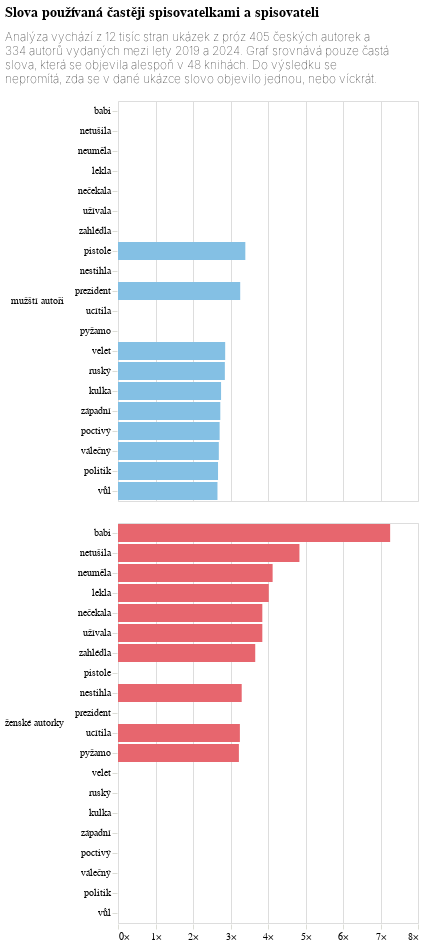

Source (notebook cell):
### Code cell
mz_graf = alt.Chart(do_grafu, title={'text': titulek, 'subtitle': podtitulek}, width=300).mark_bar().encode(
    alt.X("rozdíl:Q", title=None, axis=alt.Axis(labelExpr="datum.label + '×'", domainOpacity=0, tickColor='#DCDDD6')),
    alt.Y('slovo:N', sort='-x', title=None, axis=alt.Axis(tickColor='#DCDDD6', domainOpacity=0)),
    alt.Color("mz:N", legend=None, scale=alt.Scale(range=['#84c0e4','#E7666E'])),
    alt.Row('mz:N', title=None,
            header=alt.Header(labelAngle=0, labelAlign='left',
                              labelAnchor='middle', labelFont='Asap'))
)

mz_graf

### Figure 1 — Vega-Lite specification as saved in the notebook (floating-point values rounded to 4 significant figures)
{"config": {"title": {"font": "Noticia Text", "fontSize": 14, "anchor": "start", "fontWeight": "bolder", "subtitleFont": "Noticia Text", "subtitleFontSize": 12, "subtitleFontWeight": "lighter", "subtitlePadding": 12, "dy": -12}, "axis": {"labelFont": "Asap", "titleFont": "Asap", "fontWeight": "lighter", "titleFontWeight": "lighter", "labelFontSize": 10, "titleFontSize": 10, "labelPadding": 2, "titlePadding": 10}, "legend": {"labelFont": "Asap", "labelFontWeight": "normal", "titleFont": "Asap", "titleFontWeight": "normal", "labelFontSize": 10, "titleFontSize": 10}}, "data": {"name": "data-0481e9da5e48a1c5e5718fa4b91dcac3"}, "mark": {"type": "bar"}, "encoding": {"color": {"field": "mz", "legend": null, "scale": {"range": ["#84c0e4", "#E7666E"]}, "type": "nominal"}, "row": {"field": "mz", "header": {"labelAlign": "left", "labelAnchor": "middle", "labelAngle": 0, "labelFont": "Asap"}, "title": null, "type": "nominal"}, "x": {"axis": {"domainOpacity": 0, "labelExpr": "datum.label + '×'", "tickColor": "#DCDDD6"}, "field": "rozdíl", "title": null, "type": "quantitative"}, "y": {"axis": {"domainOpacity": 0, "tickColor": "#DCDDD6"}, "field": "slovo", "sort": "-x", "title": null, "type": "nominal"}}, "title": {"text": ["Slova používaná častěji spisovatelkami a spisovateli"], "subtitle": ["Analýza vychází z 12 tisíc stran ukázek z próz 405 českých autorek a", "334 autorů vydaných mezi lety 2019 a 2024. Graf srovnává pouze častá", "slova, která se objevila alespoň v 48 knihách. Do výsledku se", "nepromítá, zda se v dané ukázce slovo objevilo jednou, nebo víckrát."]}, "width": 300, "$schema": "https://vega.github.io/schema/vega-lite/v5.8.0.json", "datasets": {"data-0481e9da5e48a1c5e5718fa4b91dcac3": [{"slovo": "babi", "rozdíl": 7.257, "mz": "ženské autorky"}, {"slovo": "netušila", "rozdíl": 4.838, "mz": "ženské autorky"}, {"slovo": "neuměla", "rozdíl": 4.123, "mz": "ženské autorky"}, {"slovo": "lekla", "rozdíl": 4.02, "mz": "ženské autorky"}, {"slovo": "nečekala", "rozdíl": 3.849, "mz": "ženské autorky"}, {"slovo": "užívala", "rozdíl": 3.849, "mz": "ženské autorky"}, {"slovo": "zahlédla", "rozdíl": 3.66, "mz": "ženské autorky"}, {"slovo": "nestihla", "rozdíl": 3.299, "mz": "ženské autorky"}, {"slovo": "ucítila", "rozdíl": 3.25, "mz": "ženské autorky"}, {"slovo": "pyžamo", "rozdíl": 3.224, "mz": "ženské autorky"}, {"slovo": "vůl", "rozdíl": 2.653, "mz": "mužští autoři"}, {"slovo": "politik", "rozdíl": 2.668, "mz": "mužští autoři"}, {"slovo": "válečný", "rozdíl": 2.689, "mz": "mužští autoři"}, {"slovo": "poctivý", "rozdíl": 2.71, "mz": "mužští autoři"}, {"slovo": "západní", "rozdíl": 2.728, "mz": "mužští autoři"}, {"slovo": "kulka", "rozdíl": 2.749, "mz": "mužští autoři"}, {"slovo": "ruský", "rozdíl": 2.85, "mz": "mužští autoři"}, {"slovo": "velet", "rozdíl": 2.858, "mz": "mužští autoři"}, {"slovo": "prezident", "rozdíl": 3.259, "mz": "mužští autoři"}, {"slovo": "pistole", "rozdíl": 3.395, "mz": "mužští autoři"}]}}
